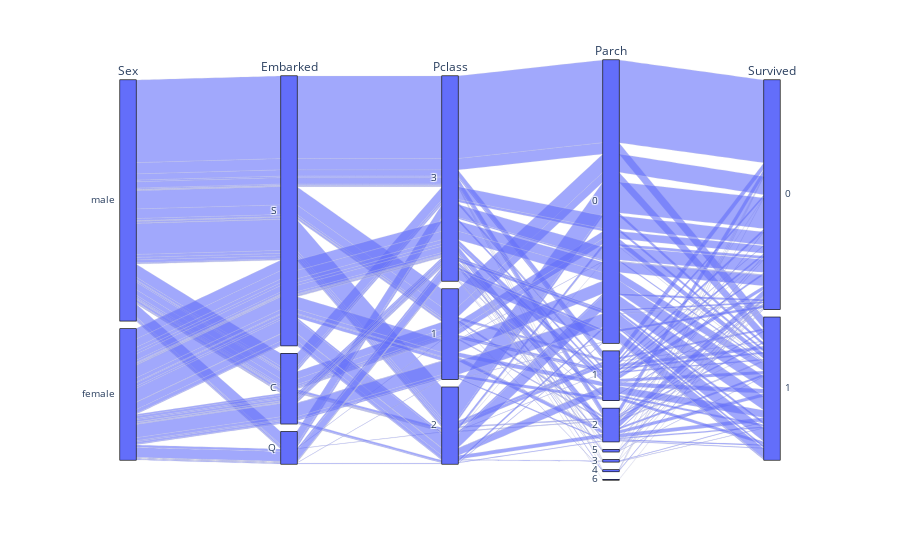

This figure's notebook cell:
### Code cell
grafico = px.parallel_categories(df_train, dimensions=['Sex','Embarked','Pclass','Parch','Survived'])
grafico.show()

### Figure 1 — Plotly figure (JSON) as saved in the notebook; plotly's stock layout.template omitted (floating-point values rounded to 4 significant figures; data arrays with more than 128 entries replaced by an {"elided": "..."} marker saying what was removed)
{"data": [{"dimensions": [{"label": "Sex", "values": {"elided": "891 str values"}}, {"label": "Embarked", "values": {"elided": "891 str values"}}, {"label": "Pclass", "values": {"elided": "891 int values"}}, {"label": "Parch", "values": {"elided": "891 int values"}}, {"label": "Survived", "values": {"elided": "891 int values"}}], "domain": {"x": [0, 1], "y": [0, 1]}, "name": "", "type": "parcats"}], "layout": {"legend": {"tracegroupgap": 0}, "margin": {"t": 60}}}
